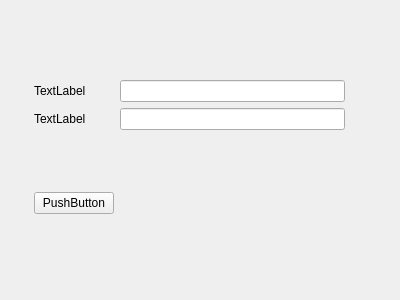
<?xml version="1.0" encoding="UTF-8"?>
<ui version="4.0">
 <class>Form</class>
 <widget class="QWidget" name="Form">
  <property name="geometry">
   <rect>
    <x>0</x>
    <y>0</y>
    <width>400</width>
    <height>300</height>
   </rect>
  </property>
  <property name="windowTitle">
   <string>Form</string>
  </property>
  <widget class="QWidget" name="">
   <property name="geometry">
    <rect>
     <x>34</x>
     <y>80</y>
     <width>311</width>
     <height>164</height>
    </rect>
   </property>
   <layout class="QFormLayout" name="formLayout">
    <item row="0" column="0">
     <widget class="QLabel" name="label">
      <property name="text">
       <string>TextLabel</string>
      </property>
     </widget>
    </item>
    <item row="0" column="1">
     <widget class="QLineEdit" name="lineEdit"/>
    </item>
    <item row="1" column="0">
     <widget class="QLabel" name="label_2">
      <property name="text">
       <string>TextLabel</string>
      </property>
     </widget>
    </item>
    <item row="1" column="1">
     <widget class="QLineEdit" name="lineEdit_2"/>
    </item>
    <item row="2" column="0">
     <spacer name="verticalSpacer">
      <property name="orientation">
       <enum>Qt::Vertical</enum>
      </property>
      <property name="sizeType">
       <enum>QSizePolicy::Fixed</enum>
      </property>
      <property name="sizeHint" stdset="0">
       <size>
        <width>0</width>
        <height>50</height>
       </size>
      </property>
     </spacer>
    </item>
    <item row="3" column="0">
     <widget class="QPushButton" name="pushButton">
      <property name="text">
       <string>PushButton</string>
      </property>
     </widget>
    </item>
   </layout>
  </widget>
 </widget>
 <resources/>
 <connections/>
</ui>
